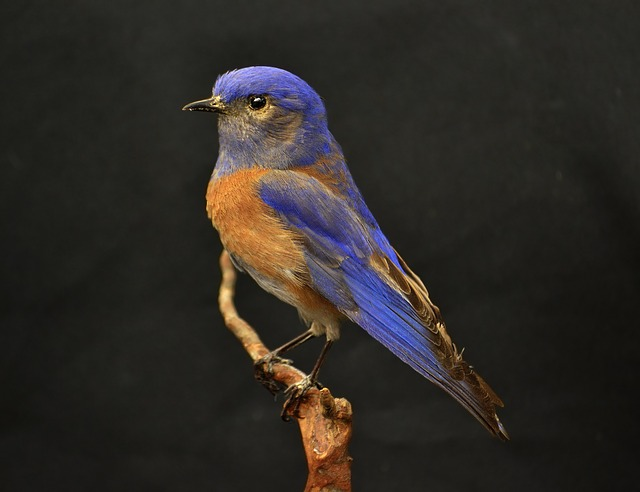
%> input picture exercise1/extra/bird.jpg, 640 x 492 px
$ octave extra3g.m   (GNU Octave 9; MATLAB toolbox functions it lacks are replaced by stand-ins)
%> lines starting %> are read from the running program, lines starting %| are printed output that depends on the picture; in (x1, y1, x2, y2) boxes, pixels count from 0 and x2, y2 are one past the last pixel; in counts of white or black regions, pixels touching at a corner belong together; the program's own positions count from 1
### exercise1/Assignment3/myhist.m
function [ H, bins ] = myhist(I , nbins) % H, bins are outputs and I,nbins are inputs
I = reshape(I, 1, numel(I) ); % reshape image in 1D vector 1xI_len
H = zeros(1, nbins) ; % initialize the histogram
max_val_in = 255 ; % highest input value
min_val_in = 0 ; % lowest input value
max_val_out = nbins; % highest cell index
min_val_out = 1 ; % lowest cell index
% Compute bin numbers for all pixels
f = (max_val_out - min_val_out) / (max_val_in - min_val_in); % Compute the scaling factor
idx = floor(double(I) * f) + min_val_out; % Calculate indices for all pixels, rounding them down
idx(idx > nbins) = nbins; % Truncate the outliers
for i = 1 : length(I) % Now iterate the image and increase appropriate histogram cell for each ←-
% pixel
H(idx(i)) = H(idx(i)) + 1;
end
% Normalize the histogram (sum of cell values equals 1)
H = H / sum(H) ;
% Compute reference values for all cells in the histogram
bins = ( (1 : nbins) - min_val_out) ./ f;
end

### exercise1/extra/otsu.m
function threshold = otsu(I)
nbins = 256;
counts = myhist(I, nbins); % Obtain the histogram
p = counts / sum(counts); % Normalize the histogram
sigma = zeros(nbins, 1);
for t = 1 : nbins
qlow = sum(p(1:t));
qhigh = sum(p(t + 1 : end));
miu_L = sum(p(1:t) .* (1:t)) / qlow;
miu_H = sum(p(t + 1 : end) .* (t + 1 : nbins)) ./ qhigh;
sigma(t) = qlow * qhigh * (miu_L - miu_H) ^ 2;
end
[~, threshold] = max(sigma(:));
end

### exercise1/extra/GHT.m
function threshold = otsu(I)
nbins = 256; % n
nu = 0;
tau = 0;
kappa = 0;
omega = 0.5;
counts = myhist(I, nbins); % Obtain the histogram
p = counts / sum(counts); % Normalize the histogram
sigma = zeros(nbins, 2);

maxT = 0;
maxY = 0;
count = 0;

for t = 1 : nbins
qlow = sum(p(1:t)); % w0
qhigh = sum(p(t + 1 : end)); % w1
w0 = qlow;
w1 = qhigh;

pi_0 = qlow ./ size(p(1:t)); % mu_0
pi_1 = qhigh ./ size(p(1+t : end)); % mu_1  ((% = 1 - pi_0))??

miu_L = sum(p(1:t) .* (1:t)) / qlow;
miu_H = sum(p(t + 1 : end) .* (t + 1 : nbins)) ./ qhigh;

d0 = sum(p(1:t) .* ((1:t) .^ 2)) - qlow * pi_0 .^ 2;
d1 = sum(p(t + 1 : end) .* ((t + 1 : nbins)) .^ 2) - qhigh * pi_1 .^ 2;

v0 = ((w0 / (w0 + w1)) * nu * tau.^2 + d0) / ((w0 / (w0 + w1)) * nu + w0);
v1 = ((w1 / (w0 + w1)) * nu * tau.^2 + d1) / ((w1 / (w0 + w1)) * nu + w1);

f0 = -d0 / v0 - w0 * log(v0) + 2 * (w0 + kappa * omega) * log(w0)
f1 = -d1 / v1 - w1 * log(v1) + 2 * (w1 + kappa * (1 - omega)) * log(w1)


fprintf("f0 size : %s\n", mat2str(size(f0)));
fprintf("f1 size : %s\n", mat2str(size(f1)));
fprintf("sigma size : %s\n", mat2str(size(sigma)));
fprintf("sigma(t) size : %s\n", mat2str(size(sigma(t))));

y = f0 + f1
if y > maxY
    maxY= y;
    count = 1;
    maxT = t;
elseif y == maxY
    maxY = maxY + y;
    count = count + 1;
    % maxY  ostane isti
end
end
threshold = maxT / count % we average it
% [~, threshold] = max(sigma(:));
end

### exercise1/extra/extra3g.m
% Generalized Histogram Thresholding
% It performs maximum a posteriori estiamtion of a mixture of Gaussians to
% optimally threshold each pixel. Show the compariston between Otsu and GHT
% in your results.

clc; % Clear command window.
clear; % Delete all variables.
close all;  % Close all figure windows except those created by imtool.
imtool close all;  % Close all figure windows created by imtool.
fontSize = 16;

A = rgb2gray(imread('bird.jpg'));
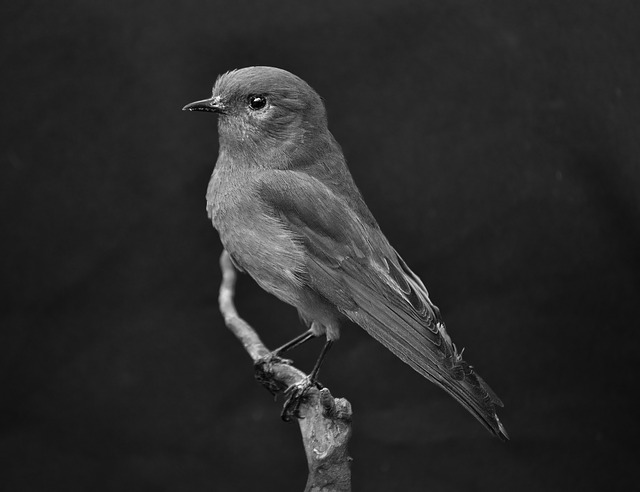
%> A: size 492x640 uint8; min 0, max 254, mean 42.8

tresh_otsu = otsu(A)
%> after the loop in myhist, `for i = 1 : length(I)`: H = 256 values, max 18270 at index 32, min 0 at index 238, mean 1230
%> in myhist, `H = H / sum(H) ;`: H = 256 values, max 0.058 at index 32, min 0 at index 238, mean 0.00391
%> in otsu, `counts = myhist(I, nbins);`: counts has the same summary as H in myhist
%> in otsu, `p = counts / sum(counts);`: p has the same summary as H in myhist
%> the loop in otsu, `for t = 1 : nbins` made 256 passes
%> (qlow, qhigh, miu_L, miu_H) on passes 1 to 3: (1.27e-05, 1, 1, 43.84), (6.67e-05, 1, 1.81, 43.85), (0.000124, 1, 2.36, 43.85)
%> in otsu, `[~, threshold] = max(sigma(:));`: threshold = 75
%> tresh_otsu = 75
tresh_GHT = GHT(A)
%> the loop in otsu, `for t = 1 : nbins` made 256 passes
%> (qlow, qhigh, w0, w1, pi_0, pi_1, miu_L, miu_H) on passes 8 to 10: (0.000524, 0.999, 0.000524, 0.999, [0.000524 6.55e-05], [0.999 0.00403], 5.3, 43.86), (0.000616, 0.999, 0.000616, 0.999, [0.000616 6.85e-05], [0.999 0.00405], 5.86, 43.87), (0.000715, 0.999, 0.000715, 0.999, [0.000715 7.15e-05], [0.999 0.00406], 6.43, 43.87)
[H, bins]= myhist(A, 255);

A_otsu = A > tresh_otsu;
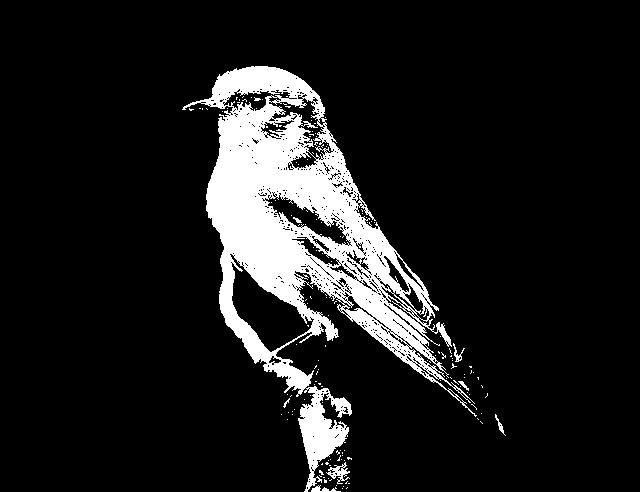
%> A_otsu: size 492x640 logical; 11.4% white; 153 white regions (145 under 20 px), largest, box (x1, y1, x2, y2) and area: (182, 66, 477, 492) 34843, (326, 462, 350, 484) 202, (311, 485, 341, 492) 97
A_GHT = A > tresh_GHT;
%> A_GHT: size 492x640 logical; every value is 0

rows = 3;
figure;
subplot(rows,2,1);
imagesc(A);


subplot(rows,2,2);
imagesc(A>51); % manually set treshold, from assignment2 a

colormap gray;

subplot(rows,2,3);
bar(H);
hold on;
line([tresh_otsu tresh_otsu], [0 0.1], 'color', 'r');
colormap gray; title('Otsu');

subplot(rows,2,4);
bar(H);
hold on;
line([tresh_GHT tresh_GHT], [0 0.1], 'color', 'g');
colormap gray; title('GHT');

subplot(rows,2,5);
imagesc(A_otsu); title('A\_otsu');

subplot(rows,2,6);
imagesc(A_GHT); title('A\_GHT');
%> after `title('A\_GHT')`:
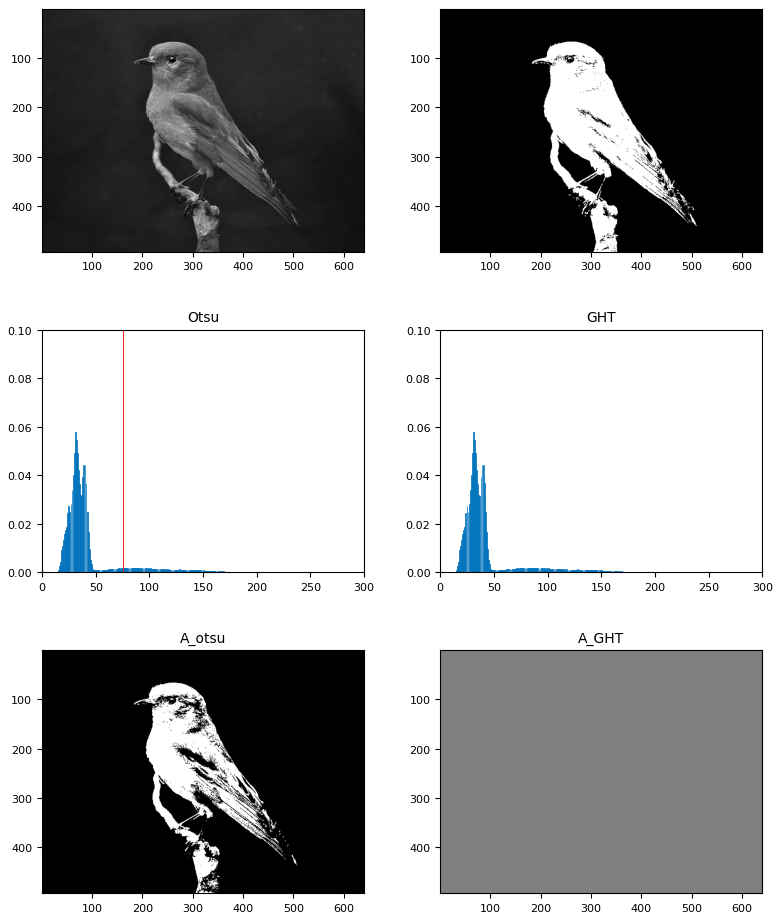
%> figure redrawn from the program's plot data, 6 panels

% We see a better treshold with GHT amd therefore a better mask.
